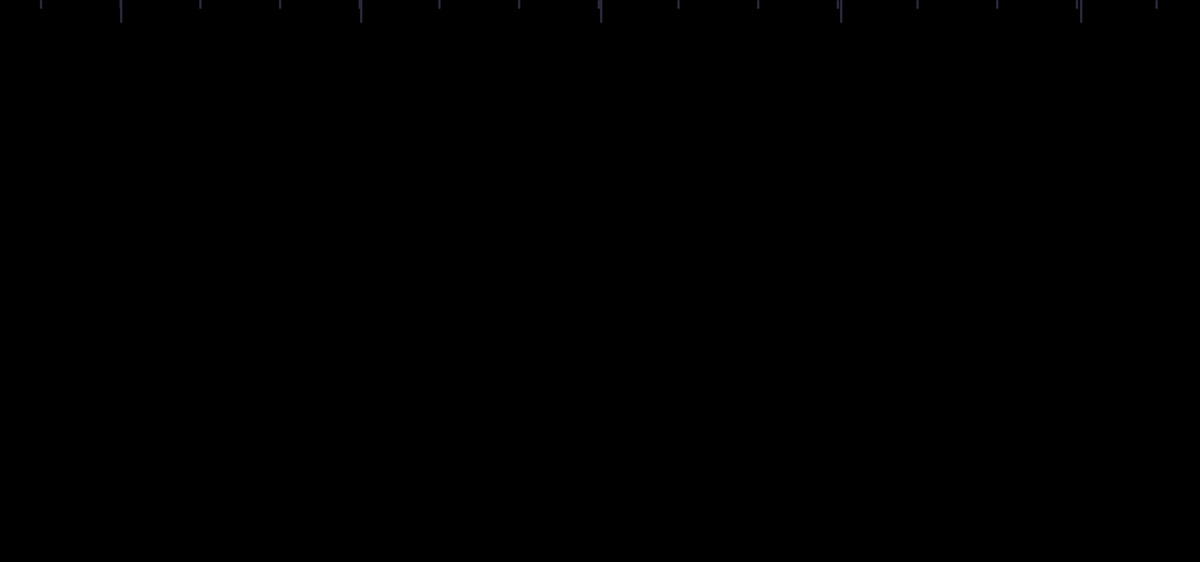
Frame 1 (no input)
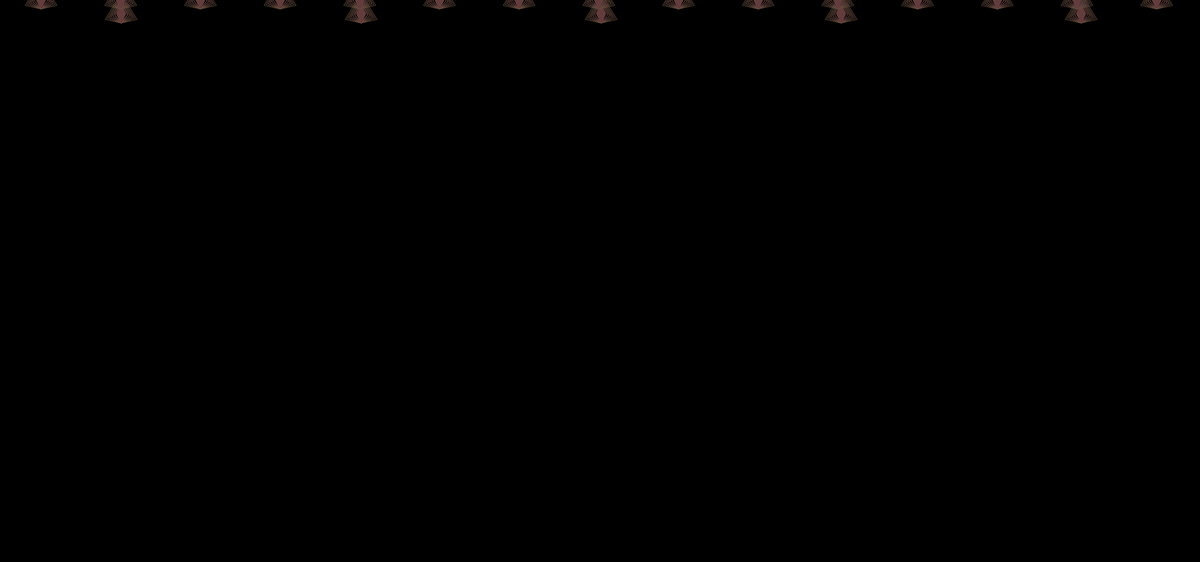
Frame 60 (the mouse pressed at the canvas centre just before this capture)
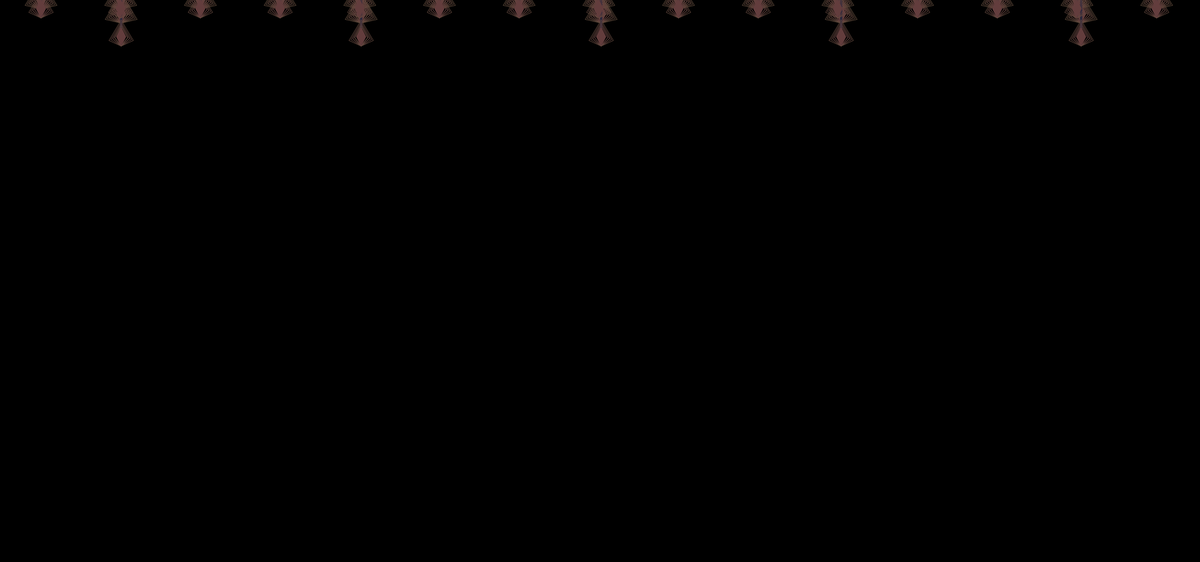
Frame 120 (the mouse held since frame 60 and released just before this capture)

The Processing sketch that drew these frames (run headless with seeded random() and noise(); from frame 60 on, the mouse is pressed at the canvas centre):

// Processing sketch: processing_115031
// ── processing_115031.pde

//moving colors. middle two hours,, next two minutes, next two seconds
//after 60 seconds, redo flames

//4 hanging lights, middle two hours, outer two minutes, lower at intervals, seconds show color lines

int flames;//flames counter
///////////

int[] candleXH = new int[5];//array for x positions of candles!!!!!!
int[] candleXM = new int[15];//array for x positions of candles!!!!!!

int[]  candleXR = new int[5];
int[]    candleXL = new int[5];
int[]  candleYR = new int[5];
int[]  candleYL = new int[5];
int YSwing;
int YSwing2;
int YSwing3;
int YSwing4;

//////////
//where lines/lights are
//int xPositionC;
//int YPositionC;////old

int YPositionCH;
int YPositionCM;


int  xPositionCH;
int  xPositionCM;


//in code
int candleH;


int heightM;
int heightH;
//int candleHH;
//int candleHM;
//need to add to code
int candleHH;// change very hour
int candleHM;//change every minute

int candleW;//width


////////////
//start over/not
boolean atBottom;
boolean atBottomH;
boolean atBottomM;

//////
//flame quad
int tX;
int lX;
int bX;
int rX;

int tY;
int lY;
int bY;
int rY;

int tXM;
int lXM;
int bXM;
int rXM;

int tYM;
int lYM;
int bYM;
int rYM;

//flame color
int FH;

//time
int s;
int lastSecond;
int m;
int lastMinute;
int h;
int lastHour;



//lines to show number of hours past 180 degrees around rays of light
//map m = 
//////////////////////

void setup() {
  background(0);
  size(2560, 1200);
  colorMode(HSB);
  rectMode(CORNER);
  flames=0;
  YPositionCH=0;
  YPositionCM=0;
  candleH=0;
  heightM=0;
  heightH=0;
  drawCandlesH();
  drawCandlesM();
  frameRate(30);
}

///////////////////////////
//on loop
void draw() {

  // background(0);
  s = second();
  m = minute();
  h = hour();
  if (lastSecond!=s) {
    drawCandlesM();
    drawCandlesH();
    flicker();
    drawFlames();
    // println(s+"s");
    //println(lastSecond+"lastSecond1");
    lastSecond=s;
    //println(lastSecond+"lastSecond2");
  }
  if (lastMinute!=m) {
    // background(0);
    println(m);

    flames=0;
    lowerM();
    drawCandlesM();
    drawCandlesH();
    lastMinute=m;
    flicker();
  }
  if (lastHour!=h) {
    //drawCandlesH();

    lowerH();
    drawCandlesM();
    drawCandlesH();

    lastHour=h;
    //lowerH();
  }
  if (m==30) {
    explode();
  }
}
/////////////////////////////
//called in setup, only once, at begining
//called again to lowerH
//really strings now
void drawCandlesM() {
  //background(0);
  fill(178, 85, 59);
  noStroke();

  candleW=5;
  // h, m, 2


  xPositionCM=width/30;

  for (int j=0;j<=14;j++) {//minutes
    //make candle

    rect(xPositionCM, YPositionCM, candleW, heightM, 7);
    // println(xPositionCM+"Minutes");
    // println(candleH+"early +candleH");
    candleXM[j]=xPositionCM;
    xPositionCM+=width/15;
  }
  //real picture?
}
void drawCandlesH() {
  //background(0);
  fill(178, 85, 59);
  noStroke();

  candleW=5;
  // h, m, 2

  xPositionCH=width/10;

  for (int i=0;i<=4;i++) {//hours
    //make candle
    println(heightH+"in drawicnadles");
    rect(xPositionCH, YPositionCH, candleW, heightH, 7);

    candleXH[i]=xPositionCH;
    xPositionCH+=width/5;
  }

  //real picture?
}
////////////////////////////
//need for M and H
void lowerH() {
  if (heightH>=0&&heightH<=height) {
    background(0);
    heightH+=((.0416)*height);
    //heightH+=20;
    //println(((.0416)*height)+"heightH");
    //YPositionCH+=20;
    flames=0;
    YSwing=heightH-500;
    YSwing2=heightH-250;
    YSwing3=heightH+250;
    YSwing4=heightH+500;
  }
  else {
    atBottomH=true;
    restartH();
  }
  //candle goes down
  //every hour
  //float m=map(heightH,20,heightH,20,height-20);
  //println(m+"map");
  drawCandlesH() ;
}
void lowerM() {
  if (heightM>=0&&heightM<=height) {
    background(0);
    heightM+=(.01666666)*height;
    // YPositionCM+=20;
    flames=0;
  }
  else if (heightM>=height) {
    atBottomM=true;
    restartM();
  }
  //candle goes down
  //every hour
  drawCandlesM() ;
}
void restartM() {
  if (atBottomM) {
    flames=0;
    heightM=0;
  }
  atBottomH=false;
}

///////////////////////
//start over at end of day
void restartH() {
  if (atBottomH) {
    flames=0;

    heightH=0;
    heightM=0;
    YSwing=heightH-50;
    YSwing2=heightH-25;
    YSwing3=heightH+25;
    YSwing4=heightH+50;
  }
  atBottomH=false;
}
///////////////////
void drawFlames() {//draws 20 each second?
  flames++;//add new flame to counter
  for (int i=0;i<=4;i++) {//hours

    FH=0;
    fill(FH, 96, 99);
    stroke(FH, 96, 99);

    // println(candleX[i]+"candleX[i]");
    //println(candleH+"candleH");
    //add multiple layers
    tX=candleXH[i]+(candleW/2);
    lX=candleXH[i]-10+(candleW/2);
    bX=candleXH[i]+(candleW/2);
    rX=candleXH[i]+10+(candleW/2);

    tY=heightH-40;
    lY=heightH-20;
    bY=heightH;
    rY=heightH+-20;
    candleXR[i]=(rX);
    candleXL[i]=(lX);
    candleYR[i]=(rY);
    candleYL[i]=(lY);
    quad(tX, tY, lX, lY, bX, bY, rX, rY);
    for (int j=0;j<flames*2;j++) {
      // println(flames+"flames");

      FH+=3;
      stroke(FH, 96, 99);
      noFill();
      lX-=4;

      rX+=4;

      tY-=4;
      lY+=2;
      rY+=2;
      quad(tX, tY, lX, lY, bX, bY, rX, rY);
    }
  }
  //////////////////////////////////////
  for (int h=0;h<=14;h++) {//minutes

    FH=0;
    fill(FH, 96, 99);
    stroke(FH, 96, 99);
    tXM=candleXM[h]+(candleW/2);
    lXM=candleXM[h]-10+(candleW/2);
    bXM=candleXM[h]+(candleW/2);
    rXM=candleXM[h]+10+(candleW/2);

    tYM=heightM-40;
    lYM=heightM-20;
    bYM=heightM;
    rYM=heightM+-20;
    quad(tXM, tYM, lXM, lYM, bXM, bYM, rXM, rYM);
    for (int j=0;j<flames*2;j++) {
      //println(flames+"flames");

      FH+=3;
      stroke(FH, 96, 99);
      noFill();

      lXM-=4;

      rXM+=4;

      tYM-=4;
      lYM+=2;
      rYM+=2;
      quad(tXM, tYM, lXM, lYM, bXM, bYM, rXM, rYM);
    }
    //top point, left point,bottom point,right point
  }
}

////////////////////////
//no longer using 
// replace with swing????

//should be doing every second but is not
void flicker() {
  for (int i=0;i<=1;i++) {//for each candle

    FH=33;
    fill(FH, 96, 99);
    stroke(FH, 96, 99);

    tX=candleXH[i]+(candleW/2);
    lX=candleXH[i]-10+(candleW/2);
    bX=candleXH[i]+(candleW/2);
    rX=candleXH[i]+10+(candleW/2);

    tY=heightH-40;
    lY=heightH-20;
    bY=heightH;
    rY=heightH+-20;
    //quad(tX, tY, lX, lY, bX, bY, rX, rY);//top point, left point,bottom point,right point
    //if (flames>=3) {
    //for (int j=0;j<2;j++) {
    FH+=2;
    if (FH>=355) {
      FH=33;
    }
    stroke(FH, 96, 99);
    noFill();
    lX-=4;

    rX+=4;

    tY-=4;
    lY+=2;
    rY+=2;
    quad(tX, tY, lX, lY, bX, bY, rX, rY);
    //}
    //colorchange to first 3 flames on each candle
    //every second
    //  }
  }
}


void swing() {/////doooooooooo thisssssssssss
  ///array of values of arc
  //on half hour
  ///change xposiyion and y position
  //know hit both sides
  //know hit middle
//  int temp =heightH;
//  heightH=YSwing2;
//  background(0);
//  drawCandlesH();
//  heightH= YSwing;
//  background(0);
//  drawCandlesH();
//  println(heightH+"HHH");
//  heightH= YSwing2;
//  background(0);
//  drawCandlesH();
//  heightH=heightH;
//  background(0);
//  drawCandlesH();
//  heightH=YSwing3;
//  background(0);
//  drawCandlesH();
//  heightH= YSwing4;
//  background(0);
//  drawCandlesH();
//  heightH= YSwing3;
//  println(heightH+"HHHHHHHHHHHH");
//  background(0);
//  drawCandlesH();
//  heightH=temp;
//  background(0);
//  drawCandlesH();
}
void explode() {//have lines in colors go everywhere
  //save colors and lines
  for (int i=0;i<=4;i++) {
    line(candleXL[i], candleYL[i], candleXR[i], candleYR[i]);
    line((candleXR[i]-candleXL[i])/2+candleXL[i], candleYL[i], (candleXR[i]-candleXL[i])/2+candleXL[i], height); 
    //println(
  }
}
//////////////////////////
//part of test process
void mousePressed() {

  lowerH();

  lowerM();
}
void keyPressed() {

  explode();
}
